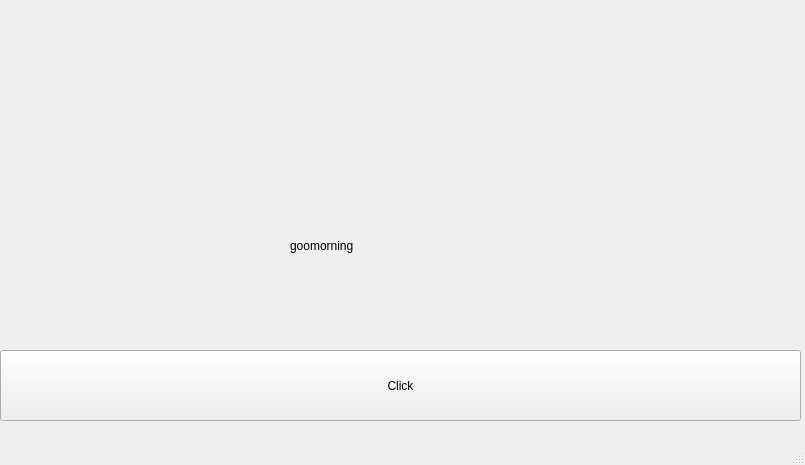
<?xml version="1.0" encoding="UTF-8"?>
<ui version="4.0">
 <class>MainWindow</class>
 <widget class="QMainWindow" name="MainWindow">
  <property name="geometry">
   <rect>
    <x>0</x>
    <y>0</y>
    <width>805</width>
    <height>465</height>
   </rect>
  </property>
  <property name="windowTitle">
   <string>MainWindow</string>
  </property>
  <widget class="QWidget" name="centralwidget">
   <widget class="QLabel" name="lbl">
    <property name="geometry">
     <rect>
      <x>290</x>
      <y>200</y>
      <width>211</width>
      <height>91</height>
     </rect>
    </property>
    <property name="text">
     <string>goomorning</string>
    </property>
   </widget>
   <widget class="QPushButton" name="pb">
    <property name="geometry">
     <rect>
      <x>0</x>
      <y>350</y>
      <width>801</width>
      <height>71</height>
     </rect>
    </property>
    <property name="text">
     <string>Click</string>
    </property>
   </widget>
  </widget>
  <widget class="QMenuBar" name="menubar">
   <property name="geometry">
    <rect>
     <x>0</x>
     <y>0</y>
     <width>805</width>
     <height>21</height>
    </rect>
   </property>
  </widget>
  <widget class="QStatusBar" name="statusbar"/>
 </widget>
 <resources/>
 <connections/>
</ui>
